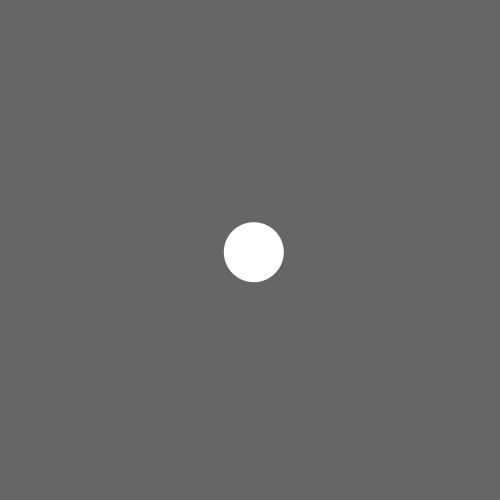
Frame 1 (no input)
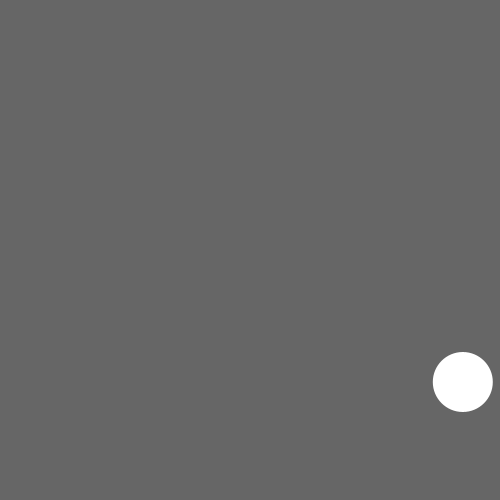
Frame 60 (the mouse pressed at the canvas centre just before this capture)
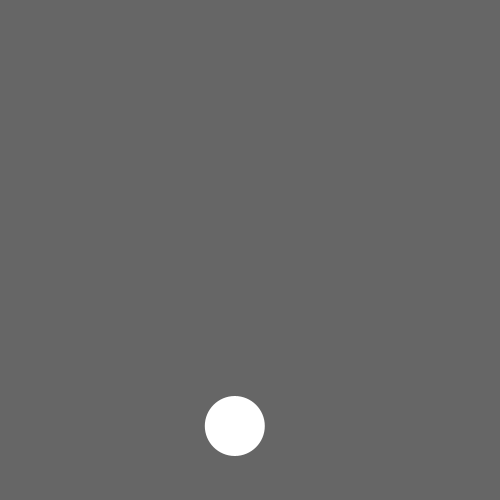
Frame 120 (the mouse held since frame 60 and released just before this capture)

The Processing sketch that drew these frames (run headless with seeded random() and noise(); from frame 60 on, the mouse is pressed at the canvas centre):

// Processing sketch: Bounce
// ── Bounce.pde
/**
 * Bounce. 
 * 
 * When the shape hits the edge of the window, it reverses its direction. 
 */
 
int rad = 30;        // Width of the shape
float xpos, ypos;    // Starting position of shape    

float xspeed = 3.8;  // Speed of the shape
float yspeed = 2.2;  // Speed of the shape

int xdirection = 1;  // Left or Right
int ydirection = 1;  // Top to Bottom


void setup() 
{
  size(500, 500);
  noStroke();
  frameRate(30);
  ellipseMode(RADIUS);
  // Set the starting position of the shape
  xpos = width/2;
  ypos = height/2;
}

void draw() 
{
  background(102);
  
  // Update the position of the shape
  xpos = xpos + ( xspeed * xdirection );
  ypos = ypos + ( yspeed * ydirection );
  
  // Test to see if the shape exceeds the boundaries of the screen
  // If it does, reverse its direction by multiplying by -1
  if (xpos > width-rad || xpos < rad) {
    xdirection *= -1;
  }
  if (ypos > height-rad || ypos < rad) {
    ydirection *= -1;
  }

  // Draw the shape
  ellipse(xpos, ypos, rad, rad);
}
